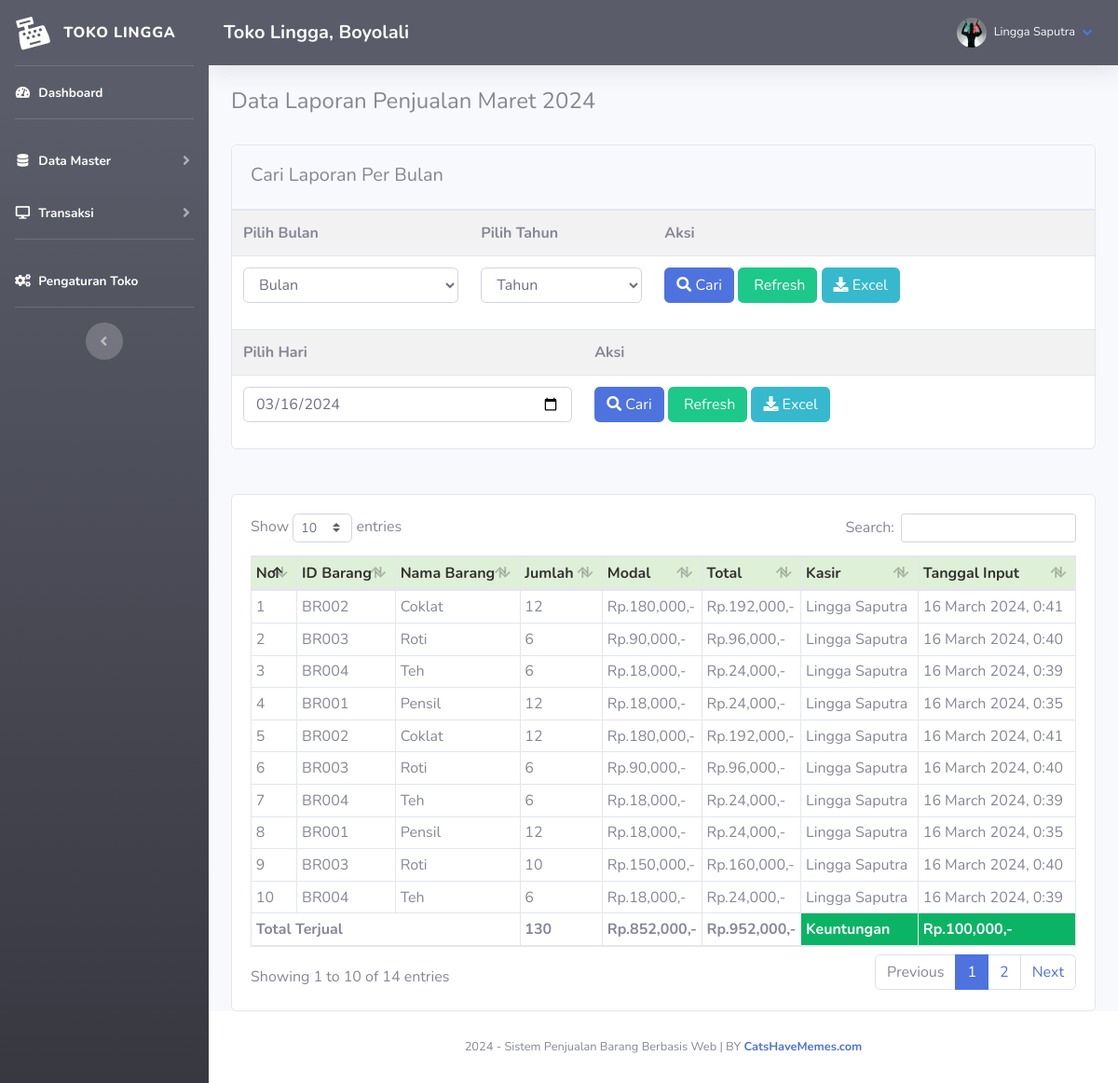
The app's page /index.php?page=laporan (signed in) with its own data.
### tables this page shows
CREATE TABLE `toko` (
  `id_toko` int(11) NOT NULL,
  `nama_toko` varchar(255) NOT NULL,
  `alamat_toko` text NOT NULL,
  `tlp` varchar(255) NOT NULL,
  `nama_pemilik` varchar(255) NOT NULL
);

CREATE TABLE `member` (
  `id_member` int(11) NOT NULL,
  `nm_member` varchar(255) NOT NULL,
  `alamat_member` text NOT NULL,
  `telepon` varchar(255) NOT NULL,
  `email` varchar(255) NOT NULL,
  `gambar` text NOT NULL,
  `NIK` text NOT NULL
);

CREATE TABLE `nota` (
  `id_nota` int(11) NOT NULL,
  `id_barang` varchar(255) NOT NULL,
  `id_member` int(11) NOT NULL,
  `jumlah` varchar(255) NOT NULL,
  `total` varchar(255) NOT NULL,
  `tanggal_input` varchar(255) NOT NULL,
  `periode` varchar(255) DEFAULT NULL
);

CREATE TABLE `barang` (
  `id` int(11) NOT NULL,
  `id_barang` varchar(255) NOT NULL,
  `id_kategori` int(11) NOT NULL,
  `nama_barang` text NOT NULL,
  `merk` varchar(255) NOT NULL,
  `harga_beli` varchar(255) NOT NULL,
  `harga_jual` varchar(255) NOT NULL,
  `satuan_barang` varchar(255) NOT NULL,
  `stok` text NOT NULL,
  `tgl_input` varchar(255) NOT NULL,
  `tgl_update` varchar(255) DEFAULT NULL
);

### admin/module/laporan/index.php (the view, shortened to what this page needs)
 <?php
	$bulan_tes =array(
		'01'=>"Januari",
		'02'=>"Februari",
		'03'=>"Maret",
		'04'=>"April",
		'05'=>"Mei",
		'06'=>"Juni",
		'07'=>"Juli",
		'08'=>"Agustus",
		'09'=>"September",
		'10'=>"Oktober",
		'11'=>"November",
		'12'=>"Desember"
	);
?>
<div class="row">
	<div class="col-md-12">
		<h4>
			<?php if(!empty($_GET['cari'])){ ?>
			Data Laporan Penjualan <?= $bulan_tes[$_POST['bln']];?> <?= $_POST['thn'];?>
			<?php }elseif(!empty($_GET['hari'])){?>
			Data Laporan Penjualan <?= $_POST['hari'];?>
			<?php }else{?>
			Data Laporan Penjualan <?= $bulan_tes[date('m')];?> <?= date('Y');?>
			<?php }?>
		</h4>
		<br />
		<div class="card">
			<div class="card-header">
				<h5 class="card-title mt-2">Cari Laporan Per Bulan</h5>
			</div>
			<div class="card-body p-0">
				<form method="post" action="index.php?page=laporan&cari=ok">
					<table class="table table-striped">
						<tr>
							<th>
								Pilih Bulan
							</th>
							<th>
								Pilih Tahun
							</th>
							<th>
								Aksi
							</th>
						</tr>
						<tr>
							<td>
								<select name="bln" class="form-control">
									<option selected="selected">Bulan</option>
								</select>
							</td>
							<td>
							<?php
								echo "<select name='thn' class='form-control'>";
								echo '
								<option selected="selected">Tahun</option>';
								echo "</select>";
							?>
							</td>
							<td>
								<button class="btn btn-primary">
									<i class="fa fa-search"></i> Cari
								</button>
								<a href="index.php?page=laporan" class="btn btn-success">
									<i class="fa fa-refresh"></i> Refresh</a>
								<?php if(!empty($_GET['cari'])){?>
								<a href="excel.php?cari=yes&bln=<?=$_POST['bln'];?>&thn=<?=$_POST['thn'];?>"
									class="btn btn-info"><i class="fa fa-download"></i>
									Excel</a>
								<?php }else{?>
								<a href="excel.php" class="btn btn-info"><i class="fa fa-download"></i>
									Excel</a>
								<?php }?>
							</td>
						</tr>
					</table>
				</form>
				<form method="post" action="index.php?page=laporan&hari=cek">
					<table class="table table-striped">
						<tr>
							<th>
								Pilih Hari
							</th>
							<th>
								Aksi
							</th>
						</tr>
						<tr>
							<td>
								<input type="date" value="<?= date('Y-m-d');?>" class="form-control" name="hari">
							</td>
							<td>
								<button class="btn btn-primary">
									<i class="fa fa-search"></i> Cari
								</button>
								<a href="index.php?page=laporan" class="btn btn-success">
									<i class="fa fa-refresh"></i> Refresh</a>
								<?php if(!empty($_GET['hari'])){?>
								<a href="excel.php?hari=cek&tgl=<?= $_POST['hari'];?>" class="btn btn-info"><i
										class="fa fa-download"></i>
									Excel</a>
								<?php }else{?>
								<a href="excel.php" class="btn btn-info"><i class="fa fa-download"></i>
									Excel</a>
								<?php }?>
							</td>
						</tr>
					</table>
				</form>
			</div>
		</div>
         <br />
         <br />
		<div class="card">
			<div class="card-body">
				<div class="table-responsive">
					<table class="table table-bordered w-100 table-sm" id="example1">
						<thead>
							<tr style="background:#DFF0D8;color:#333;">
								<th> No</th>
								<th> ID Barang</th>
								<th> Nama Barang</th>
								<th style="width:10%;"> Jumlah</th>
								<th style="width:10%;"> Modal</th>
								<th style="width:10%;"> Total</th>
								<th> Kasir</th>
								<th> Tanggal Input</th>
							</tr>
						</thead>
						<tbody>
							<?php
								$no=1;
								if(!empty($_GET['cari'])){
									$periode = $_POST['bln'].'-'.$_POST['thn'];
									$no=1;
									$jumlah = 0;
									$bayar = 0;
									$hasil = $lihat -> periode_jual($periode);
								}elseif(!empty($_GET['hari'])){
									$hari = $_POST['hari'];
									$no=1;
									$jumlah = 0;
									$bayar = 0;
									$hasil = $lihat -> hari_jual($hari);
								}else{
									$hasil = $lihat -> jual();
								}
							?>
							<?php
								$bayar = 0;
								$jumlah = 0;
								$modal = 0;
								foreach($hasil as $isi){
									$bayar += $isi['total'];
									$modal += $isi['harga_beli']* $isi['jumlah'];
									$jumlah += $isi['jumlah'];
							?>
							<tr>
								<td><?php echo $no;?></td>
								<td><?php echo $isi['id_barang'];?></td>
								<td><?php echo $isi['nama_barang'];?></td>
								<td><?php echo $isi['jumlah'];?> </td>
								<td>Rp.<?php echo number_format($isi['harga_beli']* $isi['jumlah']);?>,-</td>
								<td>Rp.<?php echo number_format($isi['total']);?>,-</td>
								<td><?php echo $isi['nm_member'];?></td>
								<td><?php echo $isi['tanggal_input'];?></td>
							</tr>
							<?php $no++; }?>
						</tbody>
						<tfoot>
							<tr>
								<th colspan="3">Total Terjual</td>
								<th><?php echo $jumlah;?></td>
								<th>Rp.<?php echo number_format($modal);?>,-</th>
								<th>Rp.<?php echo number_format($bayar);?>,-</th>
								<th style="background:#0bb365;color:#fff;">Keuntungan</th>
								<th style="background:#0bb365;color:#fff;">
									Rp.<?php echo number_format($bayar-$modal);?>,-</th>
							</tr>
						</tfoot>
					</table>
				</div>
			</div>
		</div>
     </div>
 </div>

### admin/template/sidebar.php (shortened to what this page needs)
<?php
    $id = $_SESSION['admin']['id_member'];
    $hasil_profil = $lihat -> member_edit($id);
?>
<ul class="navbar-nav bg-gradient-dark sidebar sidebar-dark accordion" id="accordionSidebar">
    <a class="sidebar-brand d-flex align-items-center justify-content-center" href="index.php">
        <div class="sidebar-brand-icon rotate-n-15">
            <i class="fas fa-cash-register"></i>
        </div>
        <div class="sidebar-brand-text mx-3">Toko Lingga<sup></sup></div>
    </a>
    <hr class="sidebar-divider my-0">
    <li class="nav-item active">
        <a class="nav-link" href="index.php">
            <i class="fas fa-fw fa-tachometer-alt"></i>
            <span>Dashboard</span></a>
    </li>
    <hr class="sidebar-divider">
    <li class="nav-item active">
        <a class="nav-link collapsed" href="#" data-toggle="collapse" data-target="#collapseTwo" aria-expanded="true"
            aria-controls="collapseTwo">
            <i class="fas fa-fw fa-database"></i>
            <span>Data Master</span>
        </a>
    </li>
    <li class="nav-item active">
        <a class="nav-link collapsed" href="#" data-toggle="collapse" data-target="#collapse3" aria-expanded="true"
            aria-controls="collapse3">
            <i class="fas fa-fw fa-desktop"></i>
            <span>Transaksi</span>
        </a>
    </li>
    <hr class="sidebar-divider">
    <li class="nav-item active">
        <a class="nav-link" href="index.php?page=pengaturan">
            <i class="fas fa-fw fa-cogs"></i>
            <span>Pengaturan Toko</span></a>
    </li>
    <hr class="sidebar-divider d-none d-md-block">
    <div class="text-center d-none d-md-inline">
        <button class="rounded-circle border-0" id="sidebarToggle"></button>
    </div>
</ul>
<div id="content-wrapper" class="d-flex flex-column">
    <div id="content">
        <nav class="navbar navbar-expand navbar-white bg-dark text-light topbar mb-4 static-top shadow">
            <h5 class="d-lg-block d-none mt-2"><b><?php echo $toko['nama_toko'];?>, <?php echo $toko['alamat_toko'];?></b></h5>
            <ul class="navbar-nav ml-auto">
                <li class="nav-item dropdown no-arrow">
                    <a class="nav-link dropdown-toggle" href="#" id="userDropdown" role="button" data-toggle="dropdown"
                        aria-haspopup="true" aria-expanded="false">
                        <img class="img-profile rounded-circle"
                            src="assets/img/user/<?php echo $hasil_profil['gambar'];?>">
                        <span
                            class="mr-2 d-none d-lg-inline text-light small ml-2"><?php echo $hasil_profil['nm_member'];?></span>
                        <i class="fas fa-angle-down"></i>
                    </a>
                </li>
            </ul>
        </nav>
        <div class="container-fluid">

### records on screen
toko: nama_toko "Toko Lingga", alamat_toko "Boyolali"
nota: barang.id_barang "BR002", barang.nama_barang "Coklat", jumlah "12", $isi['harga_beli']*$isi['jumlah'] "180,000", total "192,000", id_member.nm_member "Lingga Saputra", tanggal_input "16 March 2024, 0:41"
nota: barang.id_barang "BR003", barang.nama_barang "Roti", jumlah "6", $isi['harga_beli']*$isi['jumlah'] "90,000", total "96,000", id_member.nm_member "Lingga Saputra", tanggal_input "16 March 2024, 0:40"
nota: barang.id_barang "BR004", barang.nama_barang "Teh", jumlah "6", $isi['harga_beli']*$isi['jumlah'] "18,000", total "24,000", id_member.nm_member "Lingga Saputra", tanggal_input "16 March 2024, 0:39"
nota: barang.id_barang "BR001", barang.nama_barang "Pensil", jumlah "12", $isi['harga_beli']*$isi['jumlah'] "18,000", total "24,000", id_member.nm_member "Lingga Saputra", tanggal_input "16 March 2024, 0:35"
nota: barang.id_barang "BR002", barang.nama_barang "Coklat", jumlah "12", $isi['harga_beli']*$isi['jumlah'] "180,000", total "192,000", id_member.nm_member "Lingga Saputra", tanggal_input "16 March 2024, 0:41"
nota: barang.id_barang "BR003", barang.nama_barang "Roti", jumlah "6", $isi['harga_beli']*$isi['jumlah'] "90,000", total "96,000", id_member.nm_member "Lingga Saputra", tanggal_input "16 March 2024, 0:40"
nota: barang.id_barang "BR004", barang.nama_barang "Teh", jumlah "6", $isi['harga_beli']*$isi['jumlah'] "18,000", total "24,000", id_member.nm_member "Lingga Saputra", tanggal_input "16 March 2024, 0:39"
nota: barang.id_barang "BR001", barang.nama_barang "Pensil", jumlah "12", $isi['harga_beli']*$isi['jumlah'] "18,000", total "24,000", id_member.nm_member "Lingga Saputra", tanggal_input "16 March 2024, 0:35"
nota: barang.id_barang "BR003", barang.nama_barang "Roti", jumlah "10", $isi['harga_beli']*$isi['jumlah'] "150,000", total "160,000", id_member.nm_member "Lingga Saputra", tanggal_input "16 March 2024, 0:40"
nota: barang.id_barang "BR004", barang.nama_barang "Teh", jumlah "6", $isi['harga_beli']*$isi['jumlah'] "18,000", total "24,000", id_member.nm_member "Lingga Saputra", tanggal_input "16 March 2024, 0:39"

### other values on screen
$hasil_profil['nm_member'] "Lingga Saputra"
$jumlah "130"
$modal "852,000"
$bayar "952,000"
$bayar-$modal "100,000"
